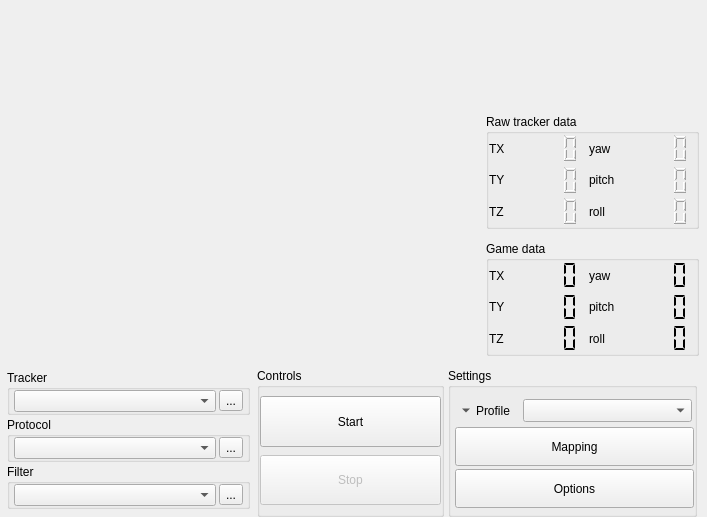
<?xml version="1.0" encoding="UTF-8"?>
<ui version="4.0">
 <author>Lovecraftian Octopus</author>
 <class>OpentrackUI</class>
 <widget class="QMainWindow" name="OpentrackUI">
  <property name="geometry">
   <rect>
    <x>0</x>
    <y>0</y>
    <width>707</width>
    <height>494</height>
   </rect>
  </property>
  <property name="windowIcon">
   <iconset resource="ui-res.qrc">
    <normaloff>:/images/facetracknoir.png</normaloff>:/images/facetracknoir.png</iconset>
  </property>
  <property name="styleSheet">
   <string notr="true">#video_feed { border: 0; }
</string>
  </property>
  <widget class="QWidget" name="content">
   <property name="sizePolicy">
    <sizepolicy hsizetype="Preferred" vsizetype="Preferred">
     <horstretch>0</horstretch>
     <verstretch>0</verstretch>
    </sizepolicy>
   </property>
   <layout class="QVBoxLayout" name="verticalLayout_2">
    <property name="spacing">
     <number>0</number>
    </property>
    <property name="leftMargin">
     <number>0</number>
    </property>
    <property name="topMargin">
     <number>0</number>
    </property>
    <property name="rightMargin">
     <number>0</number>
    </property>
    <property name="bottomMargin">
     <number>0</number>
    </property>
    <item>
     <widget class="QFrame" name="frame">
      <property name="frameShape">
       <enum>QFrame::NoFrame</enum>
      </property>
      <property name="frameShadow">
       <enum>QFrame::Raised</enum>
      </property>
      <property name="lineWidth">
       <number>0</number>
      </property>
      <layout class="QGridLayout" name="gridLayout_5">
       <property name="leftMargin">
        <number>0</number>
       </property>
       <property name="topMargin">
        <number>0</number>
       </property>
       <property name="rightMargin">
        <number>0</number>
       </property>
       <property name="bottomMargin">
        <number>0</number>
       </property>
       <property name="spacing">
        <number>0</number>
       </property>
       <item row="0" column="0">
        <widget class="QFrame" name="top">
         <property name="frameShape">
          <enum>QFrame::NoFrame</enum>
         </property>
         <layout class="QHBoxLayout" name="horizontalLayout_2">
          <property name="spacing">
           <number>0</number>
          </property>
          <property name="leftMargin">
           <number>0</number>
          </property>
          <property name="topMargin">
           <number>0</number>
          </property>
          <property name="rightMargin">
           <number>0</number>
          </property>
          <property name="bottomMargin">
           <number>0</number>
          </property>
          <item>
           <widget class="QFrame" name="video_feed">
            <property name="sizePolicy">
             <sizepolicy hsizetype="Fixed" vsizetype="Fixed">
              <horstretch>0</horstretch>
              <verstretch>0</verstretch>
             </sizepolicy>
            </property>
            <property name="minimumSize">
             <size>
              <width>480</width>
              <height>360</height>
             </size>
            </property>
            <property name="maximumSize">
             <size>
              <width>480</width>
              <height>360</height>
             </size>
            </property>
            <widget class="QFrame" name="video_frame">
             <property name="geometry">
              <rect>
               <x>0</x>
               <y>0</y>
               <width>480</width>
               <height>360</height>
              </rect>
             </property>
             <property name="sizePolicy">
              <sizepolicy hsizetype="MinimumExpanding" vsizetype="Preferred">
               <horstretch>0</horstretch>
               <verstretch>0</verstretch>
              </sizepolicy>
             </property>
             <widget class="QLabel" name="video_frame_label">
              <property name="geometry">
               <rect>
                <x>0</x>
                <y>0</y>
                <width>480</width>
                <height>360</height>
               </rect>
              </property>
              <property name="sizePolicy">
               <sizepolicy hsizetype="Fixed" vsizetype="Fixed">
                <horstretch>0</horstretch>
                <verstretch>0</verstretch>
               </sizepolicy>
              </property>
              <property name="minimumSize">
               <size>
                <width>480</width>
                <height>360</height>
               </size>
              </property>
              <property name="maximumSize">
               <size>
                <width>480</width>
                <height>360</height>
               </size>
              </property>
              <property name="text">
               <string/>
              </property>
             </widget>
            </widget>
           </widget>
          </item>
          <item>
           <widget class="QFrame" name="top_display">
            <property name="frameShape">
             <enum>QFrame::NoFrame</enum>
            </property>
            <property name="lineWidth">
             <number>0</number>
            </property>
            <layout class="QVBoxLayout">
             <property name="spacing">
              <number>12</number>
             </property>
             <property name="leftMargin">
              <number>6</number>
             </property>
             <property name="topMargin">
              <number>12</number>
             </property>
             <property name="rightMargin">
              <number>8</number>
             </property>
             <property name="bottomMargin">
              <number>4</number>
             </property>
             <item>
              <widget class="GLWidget" name="pose_display" native="true">
               <property name="sizePolicy">
                <sizepolicy hsizetype="MinimumExpanding" vsizetype="MinimumExpanding">
                 <horstretch>0</horstretch>
                 <verstretch>0</verstretch>
                </sizepolicy>
               </property>
               <property name="maximumSize">
                <size>
                 <width>80</width>
                 <height>90</height>
                </size>
               </property>
              </widget>
             </item>
             <item>
              <widget class="QGroupBox" name="box_raw_headpose">
               <property name="sizePolicy">
                <sizepolicy hsizetype="MinimumExpanding" vsizetype="Minimum">
                 <horstretch>0</horstretch>
                 <verstretch>0</verstretch>
                </sizepolicy>
               </property>
               <property name="title">
                <string notr="true">Raw tracker data</string>
               </property>
               <layout class="QGridLayout" name="gridLayout_12">
                <property name="leftMargin">
                 <number>0</number>
                </property>
                <property name="topMargin">
                 <number>0</number>
                </property>
                <property name="rightMargin">
                 <number>0</number>
                </property>
                <property name="bottomMargin">
                 <number>0</number>
                </property>
                <property name="horizontalSpacing">
                 <number>3</number>
                </property>
                <property name="verticalSpacing">
                 <number>2</number>
                </property>
                <item row="0" column="1">
                 <widget class="QLCDNumber" name="raw_x">
                  <property name="enabled">
                   <bool>true</bool>
                  </property>
                  <property name="sizePolicy">
                   <sizepolicy hsizetype="Minimum" vsizetype="Minimum">
                    <horstretch>0</horstretch>
                    <verstretch>0</verstretch>
                   </sizepolicy>
                  </property>
                  <property name="frameShape">
                   <enum>QFrame::NoFrame</enum>
                  </property>
                  <property name="frameShadow">
                   <enum>QFrame::Plain</enum>
                  </property>
                  <property name="lineWidth">
                   <number>1</number>
                  </property>
                  <property name="smallDecimalPoint">
                   <bool>true</bool>
                  </property>
                  <property name="digitCount">
                   <number>4</number>
                  </property>
                  <property name="segmentStyle">
                   <enum>QLCDNumber::Outline</enum>
                  </property>
                 </widget>
                </item>
                <item row="0" column="2">
                 <widget class="QLabel" name="lblRotX_4">
                  <property name="sizePolicy">
                   <sizepolicy hsizetype="Maximum" vsizetype="Minimum">
                    <horstretch>0</horstretch>
                    <verstretch>0</verstretch>
                   </sizepolicy>
                  </property>
                  <property name="frameShadow">
                   <enum>QFrame::Raised</enum>
                  </property>
                  <property name="text">
                   <string>yaw</string>
                  </property>
                 </widget>
                </item>
                <item row="2" column="2">
                 <widget class="QLabel" name="lblRotZ_4">
                  <property name="sizePolicy">
                   <sizepolicy hsizetype="Maximum" vsizetype="Minimum">
                    <horstretch>0</horstretch>
                    <verstretch>0</verstretch>
                   </sizepolicy>
                  </property>
                  <property name="frameShadow">
                   <enum>QFrame::Raised</enum>
                  </property>
                  <property name="text">
                   <string>roll</string>
                  </property>
                 </widget>
                </item>
                <item row="2" column="0">
                 <widget class="QLabel" name="lblZ_4">
                  <property name="enabled">
                   <bool>true</bool>
                  </property>
                  <property name="sizePolicy">
                   <sizepolicy hsizetype="Maximum" vsizetype="Minimum">
                    <horstretch>0</horstretch>
                    <verstretch>0</verstretch>
                   </sizepolicy>
                  </property>
                  <property name="autoFillBackground">
                   <bool>false</bool>
                  </property>
                  <property name="frameShadow">
                   <enum>QFrame::Raised</enum>
                  </property>
                  <property name="text">
                   <string>TZ</string>
                  </property>
                 </widget>
                </item>
                <item row="1" column="2">
                 <widget class="QLabel" name="lblRotY_4">
                  <property name="sizePolicy">
                   <sizepolicy hsizetype="Maximum" vsizetype="Minimum">
                    <horstretch>0</horstretch>
                    <verstretch>0</verstretch>
                   </sizepolicy>
                  </property>
                  <property name="frameShadow">
                   <enum>QFrame::Raised</enum>
                  </property>
                  <property name="text">
                   <string>pitch</string>
                  </property>
                 </widget>
                </item>
                <item row="1" column="1">
                 <widget class="QLCDNumber" name="raw_y">
                  <property name="enabled">
                   <bool>true</bool>
                  </property>
                  <property name="sizePolicy">
                   <sizepolicy hsizetype="Minimum" vsizetype="Minimum">
                    <horstretch>0</horstretch>
                    <verstretch>0</verstretch>
                   </sizepolicy>
                  </property>
                  <property name="frameShape">
                   <enum>QFrame::NoFrame</enum>
                  </property>
                  <property name="frameShadow">
                   <enum>QFrame::Plain</enum>
                  </property>
                  <property name="lineWidth">
                   <number>1</number>
                  </property>
                  <property name="smallDecimalPoint">
                   <bool>true</bool>
                  </property>
                  <property name="digitCount">
                   <number>4</number>
                  </property>
                  <property name="segmentStyle">
                   <enum>QLCDNumber::Outline</enum>
                  </property>
                 </widget>
                </item>
                <item row="0" column="3">
                 <widget class="QLCDNumber" name="raw_yaw">
                  <property name="enabled">
                   <bool>true</bool>
                  </property>
                  <property name="sizePolicy">
                   <sizepolicy hsizetype="Minimum" vsizetype="Minimum">
                    <horstretch>0</horstretch>
                    <verstretch>0</verstretch>
                   </sizepolicy>
                  </property>
                  <property name="frameShape">
                   <enum>QFrame::NoFrame</enum>
                  </property>
                  <property name="frameShadow">
                   <enum>QFrame::Plain</enum>
                  </property>
                  <property name="lineWidth">
                   <number>1</number>
                  </property>
                  <property name="smallDecimalPoint">
                   <bool>true</bool>
                  </property>
                  <property name="digitCount">
                   <number>4</number>
                  </property>
                  <property name="segmentStyle">
                   <enum>QLCDNumber::Outline</enum>
                  </property>
                 </widget>
                </item>
                <item row="2" column="3">
                 <widget class="QLCDNumber" name="raw_roll">
                  <property name="enabled">
                   <bool>true</bool>
                  </property>
                  <property name="sizePolicy">
                   <sizepolicy hsizetype="Minimum" vsizetype="Minimum">
                    <horstretch>0</horstretch>
                    <verstretch>0</verstretch>
                   </sizepolicy>
                  </property>
                  <property name="frameShape">
                   <enum>QFrame::NoFrame</enum>
                  </property>
                  <property name="frameShadow">
                   <enum>QFrame::Plain</enum>
                  </property>
                  <property name="lineWidth">
                   <number>1</number>
                  </property>
                  <property name="smallDecimalPoint">
                   <bool>true</bool>
                  </property>
                  <property name="digitCount">
                   <number>4</number>
                  </property>
                  <property name="segmentStyle">
                   <enum>QLCDNumber::Outline</enum>
                  </property>
                 </widget>
                </item>
                <item row="2" column="1">
                 <widget class="QLCDNumber" name="raw_z">
                  <property name="enabled">
                   <bool>true</bool>
                  </property>
                  <property name="sizePolicy">
                   <sizepolicy hsizetype="Minimum" vsizetype="Minimum">
                    <horstretch>0</horstretch>
                    <verstretch>0</verstretch>
                   </sizepolicy>
                  </property>
                  <property name="frameShape">
                   <enum>QFrame::NoFrame</enum>
                  </property>
                  <property name="frameShadow">
                   <enum>QFrame::Plain</enum>
                  </property>
                  <property name="lineWidth">
                   <number>1</number>
                  </property>
                  <property name="smallDecimalPoint">
                   <bool>true</bool>
                  </property>
                  <property name="digitCount">
                   <number>4</number>
                  </property>
                  <property name="segmentStyle">
                   <enum>QLCDNumber::Outline</enum>
                  </property>
                 </widget>
                </item>
                <item row="0" column="0">
                 <widget class="QLabel" name="lblX_4">
                  <property name="sizePolicy">
                   <sizepolicy hsizetype="Maximum" vsizetype="Minimum">
                    <horstretch>0</horstretch>
                    <verstretch>0</verstretch>
                   </sizepolicy>
                  </property>
                  <property name="frameShadow">
                   <enum>QFrame::Raised</enum>
                  </property>
                  <property name="text">
                   <string>TX</string>
                  </property>
                 </widget>
                </item>
                <item row="1" column="3">
                 <widget class="QLCDNumber" name="raw_pitch">
                  <property name="enabled">
                   <bool>true</bool>
                  </property>
                  <property name="sizePolicy">
                   <sizepolicy hsizetype="Minimum" vsizetype="Minimum">
                    <horstretch>0</horstretch>
                    <verstretch>0</verstretch>
                   </sizepolicy>
                  </property>
                  <property name="frameShape">
                   <enum>QFrame::NoFrame</enum>
                  </property>
                  <property name="frameShadow">
                   <enum>QFrame::Plain</enum>
                  </property>
                  <property name="lineWidth">
                   <number>1</number>
                  </property>
                  <property name="smallDecimalPoint">
                   <bool>true</bool>
                  </property>
                  <property name="digitCount">
                   <number>4</number>
                  </property>
                  <property name="segmentStyle">
                   <enum>QLCDNumber::Outline</enum>
                  </property>
                 </widget>
                </item>
                <item row="1" column="0">
                 <widget class="QLabel" name="lblY_4">
                  <property name="enabled">
                   <bool>true</bool>
                  </property>
                  <property name="sizePolicy">
                   <sizepolicy hsizetype="Maximum" vsizetype="Minimum">
                    <horstretch>0</horstretch>
                    <verstretch>0</verstretch>
                   </sizepolicy>
                  </property>
                  <property name="autoFillBackground">
                   <bool>false</bool>
                  </property>
                  <property name="frameShadow">
                   <enum>QFrame::Raised</enum>
                  </property>
                  <property name="text">
                   <string>TY</string>
                  </property>
                 </widget>
                </item>
               </layout>
              </widget>
             </item>
             <item>
              <widget class="QGroupBox" name="box_mapped_headpose">
               <property name="sizePolicy">
                <sizepolicy hsizetype="MinimumExpanding" vsizetype="Minimum">
                 <horstretch>0</horstretch>
                 <verstretch>0</verstretch>
                </sizepolicy>
               </property>
               <property name="title">
                <string notr="true">Game data</string>
               </property>
               <layout class="QGridLayout" name="gridLayout_14">
                <property name="leftMargin">
                 <number>0</number>
                </property>
                <property name="topMargin">
                 <number>0</number>
                </property>
                <property name="rightMargin">
                 <number>0</number>
                </property>
                <property name="bottomMargin">
                 <number>0</number>
                </property>
                <property name="horizontalSpacing">
                 <number>3</number>
                </property>
                <property name="verticalSpacing">
                 <number>2</number>
                </property>
                <item row="1" column="0">
                 <widget class="QLabel" name="lblY_2">
                  <property name="enabled">
                   <bool>true</bool>
                  </property>
                  <property name="sizePolicy">
                   <sizepolicy hsizetype="Maximum" vsizetype="Minimum">
                    <horstretch>0</horstretch>
                    <verstretch>0</verstretch>
                   </sizepolicy>
                  </property>
                  <property name="autoFillBackground">
                   <bool>false</bool>
                  </property>
                  <property name="frameShadow">
                   <enum>QFrame::Raised</enum>
                  </property>
                  <property name="text">
                   <string>TY</string>
                  </property>
                 </widget>
                </item>
                <item row="1" column="2">
                 <widget class="QLabel" name="lblRotY_2">
                  <property name="sizePolicy">
                   <sizepolicy hsizetype="Maximum" vsizetype="Minimum">
                    <horstretch>0</horstretch>
                    <verstretch>0</verstretch>
                   </sizepolicy>
                  </property>
                  <property name="frameShadow">
                   <enum>QFrame::Raised</enum>
                  </property>
                  <property name="text">
                   <string>pitch</string>
                  </property>
                 </widget>
                </item>
                <item row="0" column="1">
                 <widget class="QLCDNumber" name="pose_x">
                  <property name="enabled">
                   <bool>true</bool>
                  </property>
                  <property name="sizePolicy">
                   <sizepolicy hsizetype="Minimum" vsizetype="Minimum">
                    <horstretch>0</horstretch>
                    <verstretch>0</verstretch>
                   </sizepolicy>
                  </property>
                  <property name="frameShape">
                   <enum>QFrame::NoFrame</enum>
                  </property>
                  <property name="smallDecimalPoint">
                   <bool>true</bool>
                  </property>
                  <property name="digitCount">
                   <number>4</number>
                  </property>
                  <property name="segmentStyle">
                   <enum>QLCDNumber::Flat</enum>
                  </property>
                 </widget>
                </item>
                <item row="0" column="2">
                 <widget class="QLabel" name="lblRotX_2">
                  <property name="sizePolicy">
                   <sizepolicy hsizetype="Maximum" vsizetype="Minimum">
                    <horstretch>0</horstretch>
                    <verstretch>0</verstretch>
                   </sizepolicy>
                  </property>
                  <property name="frameShadow">
                   <enum>QFrame::Raised</enum>
                  </property>
                  <property name="text">
                   <string>yaw</string>
                  </property>
                 </widget>
                </item>
                <item row="2" column="2">
                 <widget class="QLabel" name="lblRotZ_2">
                  <property name="sizePolicy">
                   <sizepolicy hsizetype="Maximum" vsizetype="Minimum">
                    <horstretch>0</horstretch>
                    <verstretch>0</verstretch>
                   </sizepolicy>
                  </property>
                  <property name="frameShadow">
                   <enum>QFrame::Raised</enum>
                  </property>
                  <property name="text">
                   <string>roll</string>
                  </property>
                 </widget>
                </item>
                <item row="2" column="0">
                 <widget class="QLabel" name="lblZ_2">
                  <property name="enabled">
                   <bool>true</bool>
                  </property>
                  <property name="sizePolicy">
                   <sizepolicy hsizetype="Maximum" vsizetype="Minimum">
                    <horstretch>0</horstretch>
                    <verstretch>0</verstretch>
                   </sizepolicy>
                  </property>
                  <property name="autoFillBackground">
                   <bool>false</bool>
                  </property>
                  <property name="frameShadow">
                   <enum>QFrame::Raised</enum>
                  </property>
                  <property name="text">
                   <string>TZ</string>
                  </property>
                 </widget>
                </item>
                <item row="1" column="1">
                 <widget class="QLCDNumber" name="pose_y">
                  <property name="enabled">
                   <bool>true</bool>
                  </property>
                  <property name="sizePolicy">
                   <sizepolicy hsizetype="Minimum" vsizetype="Minimum">
                    <horstretch>0</horstretch>
                    <verstretch>0</verstretch>
                   </sizepolicy>
                  </property>
                  <property name="frameShape">
                   <enum>QFrame::NoFrame</enum>
                  </property>
                  <property name="smallDecimalPoint">
                   <bool>true</bool>
                  </property>
                  <property name="digitCount">
                   <number>4</number>
                  </property>
                  <property name="segmentStyle">
                   <enum>QLCDNumber::Flat</enum>
                  </property>
                 </widget>
                </item>
                <item row="2" column="3">
                 <widget class="QLCDNumber" name="pose_roll">
                  <property name="enabled">
                   <bool>true</bool>
                  </property>
                  <property name="sizePolicy">
                   <sizepolicy hsizetype="Minimum" vsizetype="Minimum">
                    <horstretch>0</horstretch>
                    <verstretch>0</verstretch>
                   </sizepolicy>
                  </property>
                  <property name="frameShape">
                   <enum>QFrame::NoFrame</enum>
                  </property>
                  <property name="smallDecimalPoint">
                   <bool>true</bool>
                  </property>
                  <property name="digitCount">
                   <number>4</number>
                  </property>
                  <property name="segmentStyle">
                   <enum>QLCDNumber::Flat</enum>
                  </property>
                 </widget>
                </item>
                <item row="0" column="3">
                 <widget class="QLCDNumber" name="pose_yaw">
                  <property name="enabled">
                   <bool>true</bool>
                  </property>
                  <property name="sizePolicy">
                   <sizepolicy hsizetype="Minimum" vsizetype="Minimum">
                    <horstretch>0</horstretch>
                    <verstretch>0</verstretch>
                   </sizepolicy>
                  </property>
                  <property name="frameShape">
                   <enum>QFrame::NoFrame</enum>
                  </property>
                  <property name="smallDecimalPoint">
                   <bool>true</bool>
                  </property>
                  <property name="digitCount">
                   <number>4</number>
                  </property>
                  <property name="segmentStyle">
                   <enum>QLCDNumber::Flat</enum>
                  </property>
                 </widget>
                </item>
                <item row="2" column="1">
                 <widget class="QLCDNumber" name="pose_z">
                  <property name="enabled">
                   <bool>true</bool>
                  </property>
                  <property name="sizePolicy">
                   <sizepolicy hsizetype="Minimum" vsizetype="Minimum">
                    <horstretch>0</horstretch>
                    <verstretch>0</verstretch>
                   </sizepolicy>
                  </property>
                  <property name="frameShape">
                   <enum>QFrame::NoFrame</enum>
                  </property>
                  <property name="smallDecimalPoint">
                   <bool>true</bool>
                  </property>
                  <property name="digitCount">
                   <number>4</number>
                  </property>
                  <property name="segmentStyle">
                   <enum>QLCDNumber::Flat</enum>
                  </property>
                 </widget>
                </item>
                <item row="0" column="0">
                 <widget class="QLabel" name="lblx">
                  <property name="sizePolicy">
                   <sizepolicy hsizetype="Maximum" vsizetype="Minimum">
                    <horstretch>0</horstretch>
                    <verstretch>0</verstretch>
                   </sizepolicy>
                  </property>
                  <property name="frameShadow">
                   <enum>QFrame::Raised</enum>
                  </property>
                  <property name="text">
                   <string>TX</string>
                  </property>
                 </widget>
                </item>
                <item row="1" column="3">
                 <widget class="QLCDNumber" name="pose_pitch">
                  <property name="enabled">
                   <bool>true</bool>
                  </property>
                  <property name="sizePolicy">
                   <sizepolicy hsizetype="Minimum" vsizetype="Minimum">
                    <horstretch>0</horstretch>
                    <verstretch>0</verstretch>
                   </sizepolicy>
                  </property>
                  <property name="frameShape">
                   <enum>QFrame::NoFrame</enum>
                  </property>
                  <property name="smallDecimalPoint">
                   <bool>true</bool>
                  </property>
                  <property name="digitCount">
                   <number>4</number>
                  </property>
                  <property name="segmentStyle">
                   <enum>QLCDNumber::Flat</enum>
                  </property>
                 </widget>
                </item>
               </layout>
              </widget>
             </item>
            </layout>
           </widget>
          </item>
         </layout>
        </widget>
       </item>
       <item row="1" column="0">
        <widget class="QFrame" name="bottom_controls">
         <property name="sizePolicy">
          <sizepolicy hsizetype="Preferred" vsizetype="Preferred">
           <horstretch>0</horstretch>
           <verstretch>0</verstretch>
          </sizepolicy>
         </property>
         <layout class="QGridLayout" name="gridLayout_2">
          <property name="leftMargin">
           <number>4</number>
          </property>
          <property name="topMargin">
           <number>8</number>
          </property>
          <property name="rightMargin">
           <number>10</number>
          </property>
          <property name="bottomMargin">
           <number>0</number>
          </property>
          <property name="horizontalSpacing">
           <number>4</number>
          </property>
          <property name="verticalSpacing">
           <number>0</number>
          </property>
          <item row="1" column="2">
           <widget class="QGroupBox" name="groupWindows">
            <property name="sizePolicy">
             <sizepolicy hsizetype="Preferred" vsizetype="Preferred">
              <horstretch>4</horstretch>
              <verstretch>0</verstretch>
             </sizepolicy>
            </property>
            <property name="title">
             <string>Settings</string>
            </property>
            <property name="flat">
             <bool>true</bool>
            </property>
            <layout class="QVBoxLayout" name="verticalLayout_3">
             <property name="spacing">
              <number>3</number>
             </property>
             <property name="leftMargin">
              <number>4</number>
             </property>
             <property name="topMargin">
              <number>2</number>
             </property>
             <property name="rightMargin">
              <number>0</number>
             </property>
             <property name="bottomMargin">
              <number>6</number>
             </property>
             <item>
              <widget class="QFrame" name="groupProfile">
               <property name="sizePolicy">
                <sizepolicy hsizetype="Preferred" vsizetype="MinimumExpanding">
                 <horstretch>0</horstretch>
                 <verstretch>2</verstretch>
                </sizepolicy>
               </property>
               <layout class="QHBoxLayout" name="horizontalLayout">
                <property name="spacing">
                 <number>0</number>
                </property>
                <property name="leftMargin">
                 <number>0</number>
                </property>
                <property name="rightMargin">
                 <number>2</number>
                </property>
                <property name="bottomMargin">
                 <number>2</number>
                </property>
                <item>
                 <widget class="QToolButton" name="profile_button">
                  <property name="enabled">
                   <bool>true</bool>
                  </property>
                  <property name="sizePolicy">
                   <sizepolicy hsizetype="Maximum" vsizetype="Preferred">
                    <horstretch>0</horstretch>
                    <verstretch>0</verstretch>
                   </sizepolicy>
                  </property>
                  <property name="text">
                   <string>Profile</string>
                  </property>
                  <property name="popupMode">
                   <enum>QToolButton::InstantPopup</enum>
                  </property>
                  <property name="toolButtonStyle">
                   <enum>Qt::ToolButtonTextBesideIcon</enum>
                  </property>
                  <property name="autoRaise">
                   <bool>true</bool>
                  </property>
                  <property name="arrowType">
                   <enum>Qt::DownArrow</enum>
                  </property>
                 </widget>
                </item>
                <item>
                 <widget class="QComboBox" name="iconcomboProfile">
                  <property name="sizePolicy">
                   <sizepolicy hsizetype="Preferred" vsizetype="Preferred">
                    <horstretch>0</horstretch>
                    <verstretch>0</verstretch>
                   </sizepolicy>
                  </property>
                  <property name="maxVisibleItems">
                   <number>20</number>
                  </property>
                 </widget>
                </item>
               </layout>
              </widget>
             </item>
             <item>
              <widget class="QPushButton" name="btnEditCurves">
               <property name="sizePolicy">
                <sizepolicy hsizetype="Preferred" vsizetype="Preferred">
                 <horstretch>0</horstretch>
                 <verstretch>3</verstretch>
                </sizepolicy>
               </property>
               <property name="text">
                <string>Mapping</string>
               </property>
               <property name="icon">
                <iconset resource="ui-res.qrc">
                 <normaloff>:/images/curves.png</normaloff>:/images/curves.png</iconset>
               </property>
               <property name="iconSize">
                <size>
                 <width>80</width>
                 <height>24</height>
                </size>
               </property>
              </widget>
             </item>
             <item>
              <widget class="QPushButton" name="btnShortcuts">
               <property name="sizePolicy">
                <sizepolicy hsizetype="Preferred" vsizetype="Preferred">
                 <horstretch>0</horstretch>
                 <verstretch>3</verstretch>
                </sizepolicy>
               </property>
               <property name="text">
                <string>Options</string>
               </property>
               <property name="icon">
                <iconset resource="ui-res.qrc">
                 <normaloff>:/images/tools.png</normaloff>:/images/tools.png</iconset>
               </property>
               <property name="iconSize">
                <size>
                 <width>80</width>
                 <height>24</height>
                </size>
               </property>
              </widget>
             </item>
            </layout>
           </widget>
          </item>
          <item row="1" column="1">
           <widget class="QGroupBox" name="groupStartStop">
            <property name="sizePolicy">
             <sizepolicy hsizetype="Preferred" vsizetype="Preferred">
              <horstretch>3</horstretch>
              <verstretch>0</verstretch>
             </sizepolicy>
            </property>
            <property name="title">
             <string notr="true">Controls</string>
            </property>
            <property name="flat">
             <bool>true</bool>
            </property>
            <layout class="QVBoxLayout" name="verticalLayout_4">
             <property name="spacing">
              <number>8</number>
             </property>
             <property name="leftMargin">
              <number>0</number>
             </property>
             <property name="topMargin">
              <number>8</number>
             </property>
             <property name="rightMargin">
              <number>0</number>
             </property>
             <property name="bottomMargin">
              <number>9</number>
             </property>
             <item>
              <widget class="QToolButton" name="btnStartTracker">
               <property name="sizePolicy">
                <sizepolicy hsizetype="Preferred" vsizetype="Minimum">
                 <horstretch>0</horstretch>
                 <verstretch>0</verstretch>
                </sizepolicy>
               </property>
               <property name="text">
                <string>Start</string>
               </property>
              </widget>
             </item>
             <item>
              <widget class="QToolButton" name="btnStopTracker">
               <property name="enabled">
                <bool>false</bool>
               </property>
               <property name="sizePolicy">
                <sizepolicy hsizetype="Preferred" vsizetype="Minimum">
                 <horstretch>0</horstretch>
                 <verstretch>0</verstretch>
                </sizepolicy>
               </property>
               <property name="text">
                <string>Stop</string>
               </property>
              </widget>
             </item>
            </layout>
           </widget>
          </item>
          <item row="1" column="0">
           <widget class="QFrame" name="frame_2">
            <property name="sizePolicy">
             <sizepolicy hsizetype="Preferred" vsizetype="Preferred">
              <horstretch>4</horstretch>
              <verstretch>0</verstretch>
             </sizepolicy>
            </property>
            <property name="frameShape">
             <enum>QFrame::NoFrame</enum>
            </property>
            <property name="frameShadow">
             <enum>QFrame::Raised</enum>
            </property>
            <layout class="QVBoxLayout" name="verticalLayout">
             <property name="spacing">
              <number>2</number>
             </property>
             <property name="leftMargin">
              <number>3</number>
             </property>
             <property name="topMargin">
              <number>2</number>
             </property>
             <property name="rightMargin">
              <number>3</number>
             </property>
             <property name="bottomMargin">
              <number>8</number>
             </property>
             <item>
              <widget class="QGroupBox" name="groupTrackerSource">
               <property name="title">
                <string>Tracker</string>
               </property>
               <layout class="QGridLayout" name="gridLayout">
                <property name="leftMargin">
                 <number>4</number>
                </property>
                <property name="topMargin">
                 <number>0</number>
                </property>
                <property name="rightMargin">
                 <number>4</number>
                </property>
                <property name="bottomMargin">
                 <number>0</number>
                </property>
                <property name="horizontalSpacing">
                 <number>3</number>
                </property>
                <property name="verticalSpacing">
                 <number>0</number>
                </property>
                <item row="0" column="0">
                 <widget class="QComboBox" name="iconcomboTrackerSource"/>
                </item>
                <item row="0" column="1">
                 <widget class="QToolButton" name="btnShowEngineControls">
                  <property name="enabled">
                   <bool>true</bool>
                  </property>
                  <property name="text">
                   <string>...</string>
                  </property>
                  <property name="flat" stdset="0">
                   <bool>false</bool>
                  </property>
                 </widget>
                </item>
               </layout>
              </widget>
             </item>
             <item>
              <widget class="QGroupBox" name="groupGameProtocol">
               <property name="title">
                <string>Protocol</string>
               </property>
               <layout class="QGridLayout" name="gridLayout_4">
                <property name="leftMargin">
                 <number>4</number>
                </property>
                <property name="topMargin">
                 <number>0</number>
                </property>
                <property name="rightMargin">
                 <number>4</number>
                </property>
                <property name="bottomMargin">
                 <number>0</number>
                </property>
                <property name="horizontalSpacing">
                 <number>3</number>
                </property>
                <property name="verticalSpacing">
                 <number>0</number>
                </property>
                <item row="0" column="0">
                 <widget class="QComboBox" name="iconcomboProtocol"/>
                </item>
                <item row="0" column="1">
                 <widget class="QToolButton" name="btnShowServerControls">
                  <property name="enabled">
                   <bool>true</bool>
                  </property>
                  <property name="text">
                   <string>...</string>
                  </property>
                  <property name="flat" stdset="0">
                   <bool>false</bool>
                  </property>
                 </widget>
                </item>
               </layout>
              </widget>
             </item>
             <item>
              <widget class="QGroupBox" name="groupFilter">
               <property name="title">
                <string>Filter</string>
               </property>
               <layout class="QGridLayout" name="gridLayout_3">
                <property name="leftMargin">
                 <number>4</number>
                </property>
                <property name="topMargin">
                 <number>0</number>
                </property>
                <property name="rightMargin">
                 <number>4</number>
                </property>
                <property name="bottomMargin">
                 <number>0</number>
                </property>
                <property name="horizontalSpacing">
                 <number>3</number>
                </property>
                <property name="verticalSpacing">
                 <number>0</number>
                </property>
                <item row="0" column="0">
                 <widget class="QComboBox" name="iconcomboFilter"/>
                </item>
                <item row="0" column="1">
                 <widget class="QToolButton" name="btnShowFilterControls">
                  <property name="enabled">
                   <bool>true</bool>
                  </property>
                  <property name="text">
                   <string>...</string>
                  </property>
                  <property name="flat" stdset="0">
                   <bool>false</bool>
                  </property>
                 </widget>
                </item>
               </layout>
              </widget>
             </item>
            </layout>
           </widget>
          </item>
         </layout>
        </widget>
       </item>
      </layout>
     </widget>
    </item>
   </layout>
  </widget>
 </widget>
 <customwidgets>
  <customwidget>
   <class>GLWidget</class>
   <extends>QWidget</extends>
   <header>glwidget.h</header>
  </customwidget>
 </customwidgets>
 <tabstops>
  <tabstop>btnStartTracker</tabstop>
  <tabstop>btnStopTracker</tabstop>
  <tabstop>iconcomboTrackerSource</tabstop>
  <tabstop>btnShowEngineControls</tabstop>
  <tabstop>iconcomboProtocol</tabstop>
  <tabstop>btnShowServerControls</tabstop>
  <tabstop>iconcomboFilter</tabstop>
  <tabstop>btnShowFilterControls</tabstop>
  <tabstop>profile_button</tabstop>
  <tabstop>iconcomboProfile</tabstop>
  <tabstop>btnEditCurves</tabstop>
  <tabstop>btnShortcuts</tabstop>
 </tabstops>
 <resources>
  <include location="ui-res.qrc"/>
 </resources>
 <connections/>
</ui>
